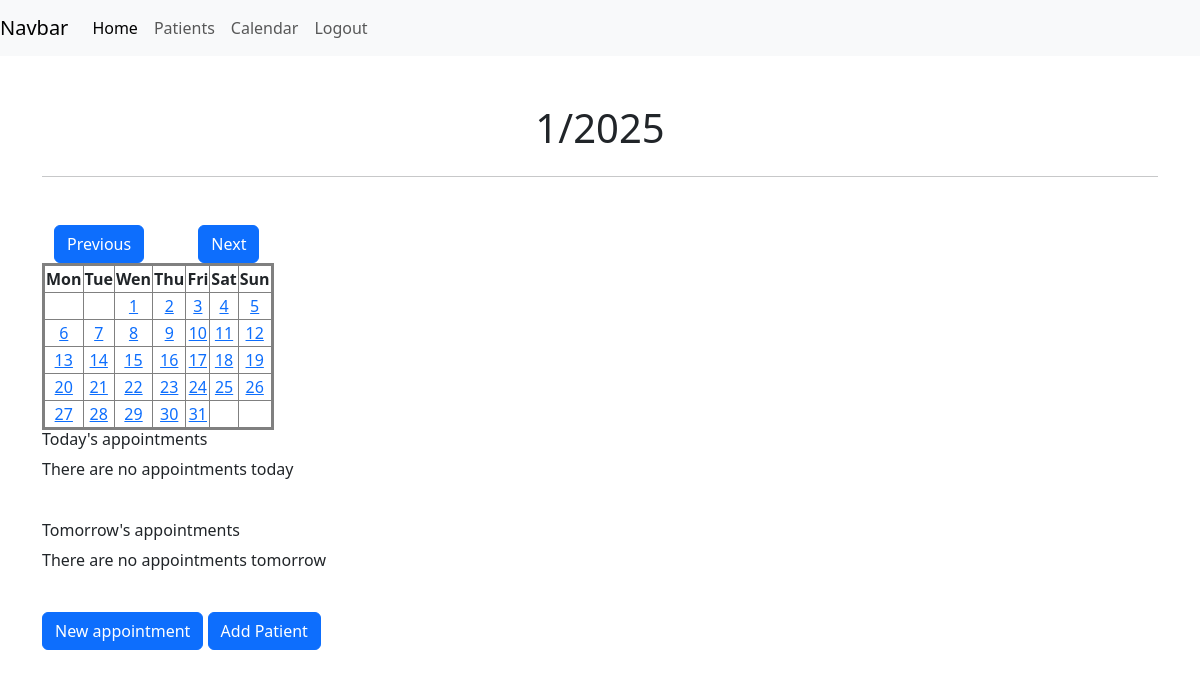
Before: /index/1/2025/ with the older database file.
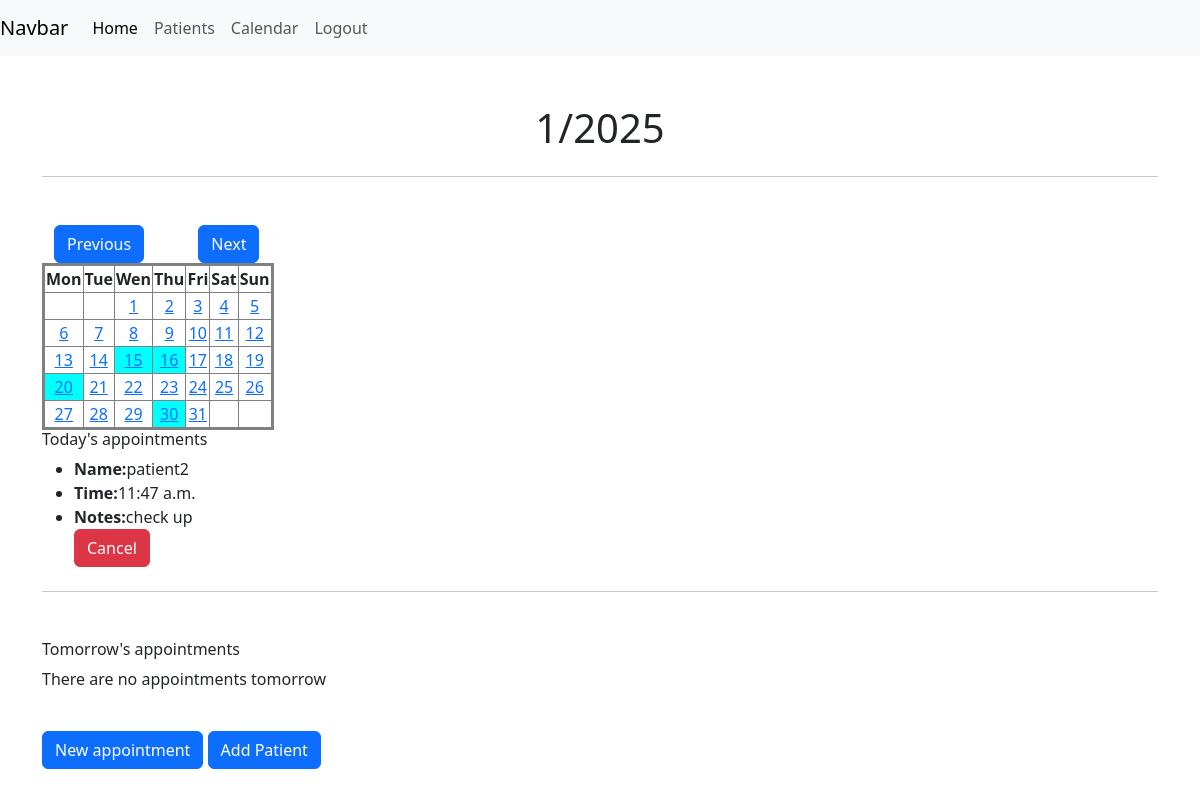
After: the same page with the newer database file.
### main/models.py (models this page shows, shortened)
class Appointment(models.Model):
    date = models.DateField('Day of the appointment', help_text = "Date of the appointment")
    time  = models.TimeField('Time of the appointment', help_text="Time of the appointment")
    patient = models.CharField('Patients full name',max_length=100, help_text="Patients full name")
    notes = models.TextField('Notes', help_text="Notes",max_length=200, blank=True,null=True)

### main/views.py (the view)
# urls.py: urlpatterns = [path("index/",lambda request: redirect(reverse('index_view', kwargs={'month': datetime.now().month,'year': datetime.now().year}))),
def index_view(request,  year=None,month=None ):
    if month is None:
        month=datetime.now().month
    if year is None:
        year=datetime.now().year
    logger.info(f"Calendar type: {type(calendar)}")
    appointments_for_month = Appointment.objects.filter(
        date__year=year,
        date__month=month
    )
    appointments_by_day = defaultdict(list)
    for appointment in appointments_for_month:
        appointments_by_day[appointment.date.day].append(appointment)
    today = datetime.now().date()
    tomorrow = today + timedelta(days=1)
    todays_appointments = Appointment.objects.filter(date=today)
    tomorrow_appointments = Appointment.objects.filter(date=tomorrow)
    if not todays_appointments.exists():
        messages.error(request, "There are no appointments today")
    if not tomorrow_appointments.exists():
        messages.error(request, "There are no appointments tomorrow")
    try:
        cal = Calendar().monthdayscalendar(year, month)
        month_name_str = month_name[month]
    except AttributeError as e:
        logger.error(f"Error generating calendar: {e}")
        messages.error(request, "Error generating the calendar")
        cal = []
        month_name_str = "Unknown"
    context = {
        'year': year,
        'month': month,
        'month_name': month_name_str,
        'cal': cal,
        'todays_appointments': todays_appointments,
        'tomorrow_appointments': tomorrow_appointments,
        'appointments_by_day': dict(appointments_by_day),
    }
    today = datetime.today().date()
    tomorrow = today + timedelta(days=1)
    today_appointments = Appointment.objects.filter(date=today)
    tomorrow_appointments = Appointment.objects.filter(date=tomorrow)
    appointments_data=[]
    for appointment in today_appointments:
        appointments_data.append({
            "date": f"{appointment.date}T{appointment.time}",
            "patient": appointment.patient,
            "notes": appointment.notes
        })
    return render(request, 'index.html', context)

### main/templates/index.html (shortened to what this page needs)
{%extends 'layout.html'%}
{%block content%}
{% include 'navbar.html' %}
<div class="container mt-5">
    {% if cal %}
    <h1 class="text-center">{{month}}/{{year}}</h1>
    <hr class="my-4">
    <table class="table-bordered text-center" style="border-style:solid;">
        <thead>
            <tr>
                <th>Mon</th>
                <th>Tue</th>
                <th>Wen</th>
                <th>Thu</th>
                <th>Fri</th>
                <th>Sat</th>
                <th>Sun</th>
            </tr>
        </thead>
    <tbody>
        {% for week in cal %}
        <tr>
            {% for day in week %}
            {% if day > 0 %}
            {% if day in appointments_by_day %}
                <td style="background-color: aqua;">
                    <a href="{%url 'add_appointment' year=year month=month day=day %}" data-toggle="tooltip" data-placement="top" title="Add appointment"
                       >
                        {{ day }}
                    </a>
                </td>
            {% else %}
                <td>
                    <a href="{% url 'add_appointment' year=year month=month day=day %}" data-toggle="tooltip" data-placement="top" title="Add appointment">
                        {{ day }}
                    </a>
                </td>
            {% endif %}
            {% else %}
            <td></td>
            {% endif %}
            {% endfor %}
        </tr>
        {% endfor %}
    </tbody>
{% else %}
    <p>No calendar data available.</p>
{% endif %}
    <div class="container mt-5">
        {%if month > 1 %}
        <a class="btn btn-primary" href="{%url 'index_view' year=year month=month|add:'-1' %}"style="margin-left:0px margin-right:-5px;">Previous</a>
        {%else%}
        <a class="btn btn-primary" href="{%url 'index_view' year=year|add:'-1' month=12%}" style="margin-left:0px; margin-right:-5px">Previous</a>
        {%endif%}
        {%if month < 12 %}
         <a class="btn btn-primary" href="{%url 'index_view' year=year month=month|add:'1' %}" style="margin-left: 55px;">Next</a>
        {%else%}
        <a class="btn btn-primary" href="{%url 'index_view' year=year|add:'1' month=1%}" style="margin-left: 55px;">Next</a>
        {%endif%}
    </div>
</div>
    <p class="h6">Today's appointments</p>
    {%if todays_appointments%}
    {%for appointment in todays_appointments%}
    <ul><li><strong>Name:</strong>{{appointment.patient}}</li>
        <li><strong>Time:</strong>{{appointment.time}}</li>
        <li><strong>Notes:</strong>{{appointment.notes}}</li>
        <form method="POST" action="{% url 'cancel_appointment' appointment.id %}" style="display: inline;">
            <button type="submit" class="btn btn-danger">Cancel</button>
        </form>
    </ul>
    <hr class="my-4">
    {%endfor%}
    {%else%}
    <p>There are no appointments today</p>
    {%endif%}
    <br>
    <p class="h6">Tomorrow's appointments</p>
    {%if tomorrow_appointments%}
    {%for appointment in tomorrow_appointments%}
    <ul><li><strong>Name:</strong>{{appointment.patient}}</li>
        <li><strong>Time:</strong>{{appointment.time}}</li>
        <li><strong>Notes:</strong>{{appointment.notes}}</li>
        <form method="POST" action="{% url 'cancel_appointment' appointment.id %}" style="display: inline;">
            {% csrf_token %}
            <button type="submit" class="btn btn-danger">Cancel</button>
        </form>
    </ul>
    <hr class="my-4">
    {%endfor%}
    {%else%}
    <p>There are no appointments tomorrow</p>
    {%endif%}
    <br>
    <a class="btn btn-primary" href="{%url 'add_appointment'%}">New appointment</a>
    <a class="btn btn-primary" href="{%url 'add_or_update_patient'%}">Add Patient</a>
{%endblock%}

Changed rows visible on the page:
added Appointment: patient "patient2", time "11:47 a.m.", notes "check up"
Other visible differences:
list line gone: "15 16"
new list line: "15 16"
list line gone: "20"
new list line: "20"
list line gone: "30"
new list line: "30"
text no longer shown: "There are no appointments today"
